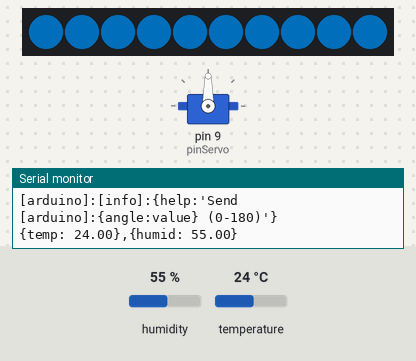
The sketch below on a simulated Arduino Uno, built with avr-gcc and run on an emulated ATmega328P. On the bench: 10 RGB LEDs in strip order, left to right, servo, the last lines printed to the serial monitor. The test bench sets the inputs (shaded band); at power-on: humidity 55 %, temperature 24 °C. Dim RGB values are drawn brighter than linear.

Above: at 1.2 s.
1.3 s: humidity set to 22 %
At 4.3 s:
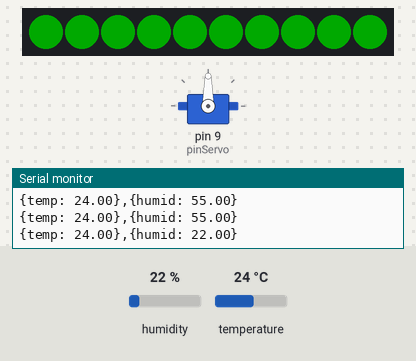
9.1 s: temperature set to 41 °C
At 9.8 s:
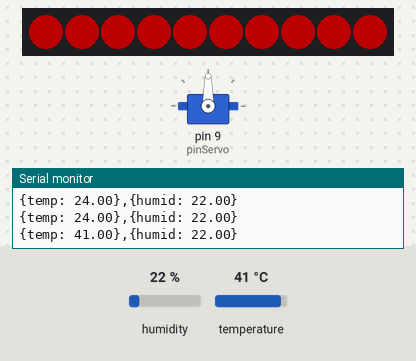
15.3 s: humidity set to 49 %
19.6 s: humidity set to 52 %
At 22.4 s:
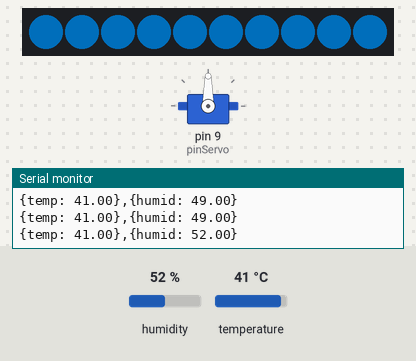
24.4 s: humidity set to 40 %
At 28.1 s:
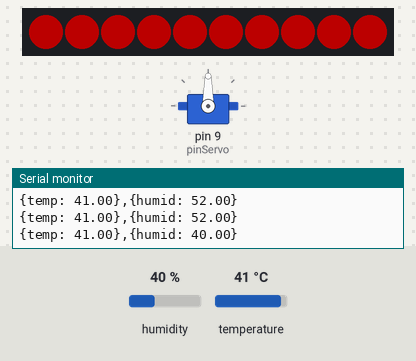
Timing chart, 0 to 29.6 s (numbered marks = the images above; inputs shaded):
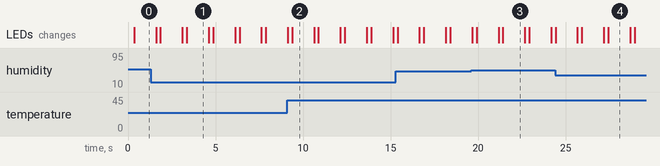

Measured:
- the behaviour switches between 50 and 51 % on humidity (found by bisection; images 2 and 3)
- after the input at 1.3 s, the LEDs: first differ from a run without the input after 2.1 s (image 1)
- after the input at 9.1 s, the LEDs: first differ from a run without the input after 0.28 s (image 2)
- after the input at 19.6 s, the LEDs: first differ from a run without the input after 1.8 s (image 3)
- after the input at 24.4 s, the LEDs: first differ from a run without the input after 3.0 s (image 4)
- what the display in image 1 shows lasts 1.2 s, from 3.4 s to 4.6 s

The sketch:

code_read_V1_1.ino
```cpp
#include <Servo.h>
#include <DHT.h>
#include <Adafruit_NeoPixel.h>

// Configuration DHT22
#define DHTPIN 2
#define DHTTYPE DHT22
DHT dht(DHTPIN, DHTTYPE);

// Configuration NeoPixel
#define PIN 4
#define NUMPIXELS 10
#define DELAYVAL 250
Adafruit_NeoPixel pixels(NUMPIXELS, PIN, NEO_GRB + NEO_KHZ800);

// Configuration Servo
Servo monServo;
const int pinServo = 9;
const String commandPrefix = "[arduino]:";
const String infoPrefix = "[arduino]:[info]:";

void setup() {
  Serial.begin(9600);

  // Initialisation DHT22
  Serial.println("Test du capteur DHT22...");
  dht.begin();

  // Initialisation NeoPixel
  pixels.begin();
  pixels.setBrightness(75);

  // Initialisation Servo
  monServo.attach(pinServo);
  monServo.write(90);
  Serial.println(infoPrefix + "{status:'System ready'}");
  Serial.println(infoPrefix + "{help:'Send " + commandPrefix + "{angle:value} (0-180)'}");
}

void loop() {
  // Partie DHT22 et NeoPixel (inchangée)
  float t = dht.readTemperature();
  float h = dht.readHumidity();

  if (isnan(t) || isnan(h)) {
    Serial.println("Échec de lecture du capteur !");
  } else {
    Serial.print("{temp: ");
    Serial.print(t);
    Serial.print("},");

    Serial.print("{humid: ");
    Serial.print(h);
    Serial.println("}");

    // Contrôle NeoPixel
    if(t < 40 && h < 50) {
      pixels.clear();
      pixels.show();
      delay(DELAYVAL);
      for(int i = 0; i < NUMPIXELS; i++) {
        pixels.setPixelColor(i, pixels.Color(0, 150, 0));
      }
      pixels.show();
      delay(DELAYVAL);
    } else if(h > 50) {
      pixels.clear();
      pixels.show();
      delay(DELAYVAL);
      for(int i = 0; i < NUMPIXELS; i++) {
        pixels.setPixelColor(i, pixels.Color(0, 150, 255));
      }
      pixels.show();
      delay(DELAYVAL);
    } else if(t > 35) {
      pixels.clear();
      pixels.show();
      delay(DELAYVAL);
      for(int i = 0; i < NUMPIXELS; i++) {
        pixels.setPixelColor(i, pixels.Color(255, 0, 0));
      }
      pixels.show();
      delay(DELAYVAL);
    }
  }

  // Partie Servo (nouvelle)
  if (Serial.available() > 0) {
    String message = Serial.readStringUntil('\n');
    message.trim();

    if (message.startsWith(commandPrefix + "{angle:")) {
      int start = message.indexOf(':') + 1;
      int end = message.indexOf('}');

      if (start > 0 && end > start) {
        String angleStr = message.substring(start, end);
        int angle = angleStr.toInt();

        if (angle >= 0 && angle <= 180) {
          monServo.write(angle);
          Serial.println(infoPrefix + "{status:'OK', angle:" + String(angle) + "}");
        } else {
          Serial.println(infoPrefix + "{error:'Invalid angle', range:'0-180'}");
        }
      } else {
        Serial.println(infoPrefix + "{error:'Invalid format', expected:'" + commandPrefix + "{angle:value}'}");
      }
    }
  }

  delay(1000);
}
```
